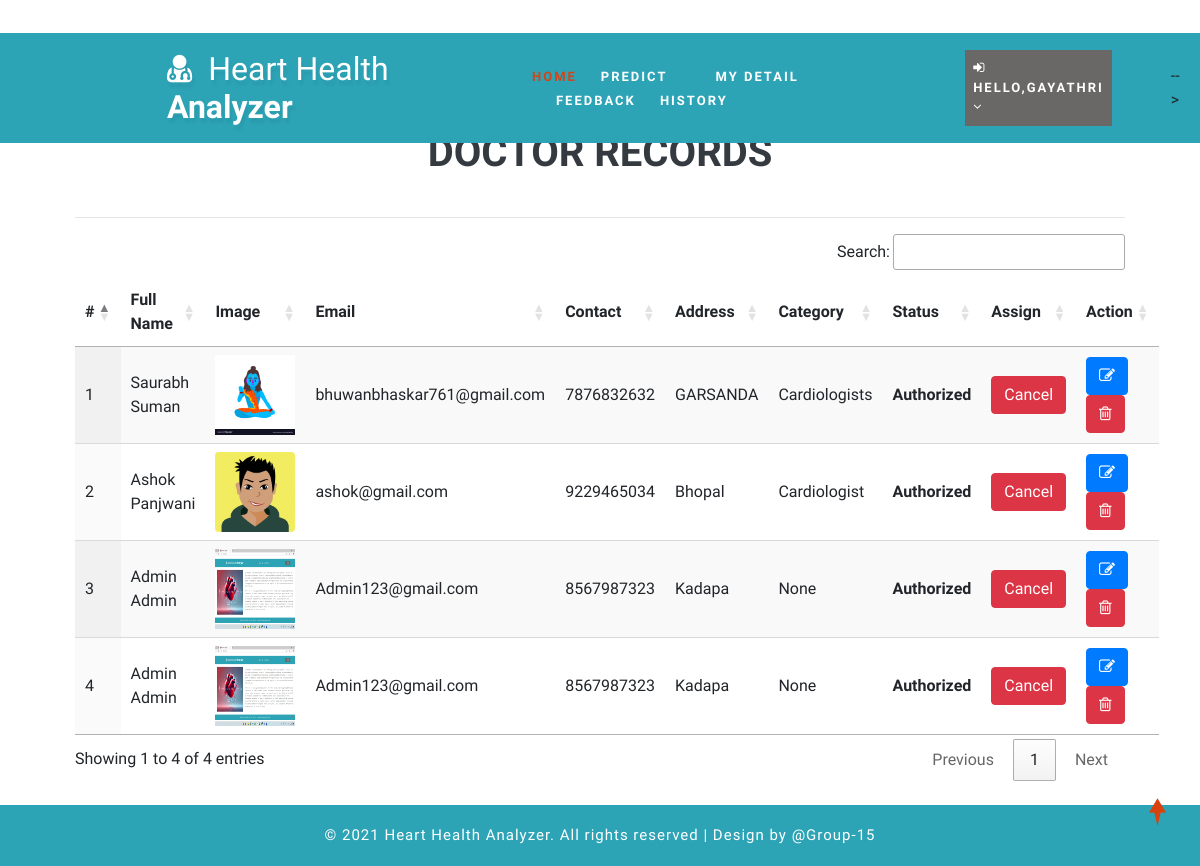
The page /view_doctor (signed in) on the database its author committed.
### health/models.py (models this page shows, shortened)
class Doctor(models.Model):
    status = models.IntegerField(DOCTOR_STATUS, null=True)
    user = models.ForeignKey(User, on_delete=models.CASCADE, null=True)
    contact = models.CharField(max_length=100, null=True)
    address = models.CharField(max_length=100, null=True)
    category = models.CharField(max_length=100, null=True)
    doj = models.DateField(null=True)
    dob = models.DateField(null=True)
    image = models.FileField(null=True)

### health/views.py (the view)
# urls.py: path('view_doctor', View_Doctor,name="view_doctor"),
@login_required(login_url="login")
def View_Doctor(request):
    doc = Doctor.objects.all()
    d = {'doc':doc}
    return render(request,'view_doctor.html',d)

### health/templates/view_doctor.html (shortened to what this page needs)
{% extends 'index.html' %}
{% load static %}
{% block body %}
<div class="container-fluid" style="width:90%;margin-top:8%">
                    <div class="container-fluid">
                        <h1 align="center"class="w3ls-title text-uppercase text-dark font-weight-bold">Doctor Records</h1><br>
                         </div><hr>
                                <table id="example" class="display" style="width:100%">
                                  <thead>
                                    <tr>
                                      <th>#</th>
                                      <th>Full Name</th>
                                      <th>Image</th>
                                      <th>Email</th>
                                      <th>Contact</th>
                                      <th>Address</th>
                                      <th>Category</th>
                                      <th>Status</th>
                                      <th>Assign</th>
                                      <th>Action</th>
                                  </tr>
                              </thead>
                              <tbody>
                              {% for i in doc %}
                                <tr>
                                  <td>{{forloop.counter}}</td>
                                  <td>{{i.user.first_name}} {{i.user.last_name}}</td>
                                  <td><img src="{{i.image.url}}" style="width:80px;height:80px"></td>
                                  <td>{{i.user.email}}</td>
                                  <td>{{i.contact}}</td>
                                  <td>{{i.address}}</td>
                                  <td>{{i.category}}</td>
                                  <td>
                                      {% if i.status == 1 %}
                                      <b>Authorized</b>
                                  {% else %}
                                      <b>Unauthorized</b>
                                      {% endif %}
                                  </td>
                                    <td>{% if i.status == 1 %}
                                        <a href="{% url 'assign_status' i.id %}" onclick="return confirm('Do you want to withdraw approval to doctor : {{i.user.first_name}}?')"><button class="btn btn-danger">Cancel</button></a>
                                        {% else %}
                                        <a href="{% url 'assign_status' i.id %}" onclick="return confirm('Do you want to give approve to doctor : {{i.user.first_name}}?')"><button class="btn btn-success">Assign</button></a>
                                        {% endif %}
                                    </td>
                                    <td style="width:150px">
                                      <a href="{% url 'change_doctor' i.id %}" ><button class="btn btn-primary"><i class="fa fa-edit"></i></button></a>
                                      <a href="{% url 'delete_doctor' i.id %}" ><button class="btn btn-danger" onclick="return confirm('Are you sure?')"><i class="fa fa-trash-o"></i></button></a></td>
                              </tr>
                              {% endfor %}
                          </tbody>
                      </table>
                  </div>
{% endblock %}

### health/templates/index.html (shortened to what this page needs)
<!DOCTYPE html>
{% load static %}
<html lang="zxx">
<head>
	<link rel="stylesheet" href="{% static 'css/bootstrap.css' %}">
	<link href="{% static 'css/css_slider.css' %}" type="text/css" rel="stylesheet" media="all">
	<link rel="stylesheet" href="{% static 'css/style.css' %}" type="text/css" media="all" />
	<link href="{% static 'css/font-awesome.min.css' %}" rel="stylesheet">
<link rel='stylesheet' type='text/css' href="https://cdn.datatables.net/1.10.21/css/jquery.dataTables.min.css">
<link rel='stylesheet' type='text/css' href="https://cdn.datatables.net/buttons/1.6.2/css/buttons.dataTables.min.css">
</head>
<body>
	<div id="home" style="margin-bottom:2%">
		<header>
			<div class="top-bar py-3">
				<div class="container">
					<div class="row">
						<div class="col-xl-7 col-lg-6 col-md-4 top-social-agile text-md-right text-center mt-md-0 mt-2">
							<div class="row">
								<div class="col-xl-3 col-lg-4 col-6 top-w3layouts p-md-0 text-right">
								</div>
								<div class="col-xl-3 col-lg-4 col-6 header-w3layouts text-md-right text-left">
								</div>
							</div>
						</div>
					</div>
				</div>
			</div>
		</header>
		<div class="main-top" style="background:rgb(44, 164, 182)">
			<div class="container-fluid">
				<div class="header d-md-flex justify-content-between align-items-center py-3">
					<div id="logo" style="margin-left:13%">
						<h1>
							<a href="index.html">
								<span class="fa fa-user-md mr-2"></span>
								<span class="logo-sp">Heart Health </span>Analyzer
							</a>
						</h1>
					</div>
					{% if request.user.is_staff %}
					<div class="nav_w3ls" style="margin-right:4%">
						<nav>
							<label for="drop1" class="toggle">Menu</label>
							<input type="checkbox" id="drop1" />
							<ul class="menu" style="padding:15px;width:100%">
								<li class="mx-lg-4 mx-md-3 my-md-0 my-2"><a href="{% url 'admin_home' %}" >Home</a></li>
								<li>
									<label for="drop-2" class="toggle toogle-2"> <span class="fa fa-angle-down" aria-hidden="true"></span>
									</label>
									<a href="#"> Doctor <span class="fa fa-angle-down" aria-hidden="true"></span></a>
									<ul style="margin-top:2%;width:40%;margin-right:0%">
										<li style="width:100%;"><a href="/add_doctor" class="drop-text">Add Doctor</a></li>
										<li style="width:100%;"><a href="/view_doctor" class="drop-text">View Doctor</a></li>
									</ul>
								</li>
								<li class="mx-lg-4 mx-md-3 my-md-0 my-2"><a href="/view_patient">Patient</a></li>
								<li class="mx-lg-4 mx-md-3 my-md-0 my-2">
									<a href="/view_search_pat">Searched Data</a></li>
								<li><a href="/view_feedback">Feedback</a></li>
							</ul>
						</nav>
					</div>
					<div class="nav_w3ls" style="margin-right:3%">
						<nav>
							<label for="drop2" class="toggle">Menu</label>
							<input type="checkbox" id="drop2" />
							<ul class="menu">
								<li class="mx-lg-4 mx-md-3 my-md-0 my-2" style="background:red;padding:8px">
									<label for="drop-2" class="toggle toogle-2"> <span class="fa fa-angle-down" aria-hidden="true"></span>
									</label>
									<a href="#"><i class="fa fa-user"></i> {{request.user.username}} <span class="fa fa-angle-down" aria-hidden="true"></span></a>
									<ul style="margin-top:10%;width:80%;margin-right:5%">
										<li style="width:100%;"><a href="{% url 'change_password' %}" class="drop-text">Password</a></li>
										<li style="width:100%;"><a href="{% url 'logout' %}" class="drop-text">Logout</a></li>
									</ul>
								</li>
							</ul>
						</nav>
					</div>
					{% elif request.user.patient_set.all.0 %}
					<div class="nav_w3ls" style="margin-left:5%;font-weight:bold">
						<nav>
							<ul class="menu" style="padding:15px;width:100%">
								<li><a href="{% url 'patient_home' %}" class="active">Home</a></li>
								<li class="mx-lg-4 mx-md-3 my-md-0 my-2"><a href="/add_heartdetail">Predict</a></li>
								<li class="mx-lg-4 mx-md-3 my-md-0 my-2"><a href="/profile_doctor">My Detail</a></li>
								<li class="mx-lg-4 mx-md-3 my-md-0 my-2"><a href="/sent_feedback">Feedback</a></li>
								<li><a href="/view_search_pat">History</a></li>
							</ul>
						</nav>
					</div>
					<div class="nav_w3ls" style="margin-right:3%">
						<nav>
							<ul class="menu">
								<li class="mx-lg-4 mx-md-3 my-md-0 my-2" style="background:#6a6767;padding:8px">
									<a href="#"><i class="fa fa-sign-in"></i> Hello,{{request.user.username}} <span class="fa fa-angle-down" aria-hidden="true"></span></a>
								</li>
							</ul>
						</nav>
					</div>
					{% endif %} -->
				</div>
			</div>
		</div>
		{% block body %}
		{% endblock %}
	</div>
	<div class="copy-w3pvt" style="background: rgb(44, 164, 182); color: white;">
		<div class="container py-3">
			<div class="row">
				<div class="col-12 d-flex align-items-center justify-content-center">
					<p style="margin: 0; text-align: center; color: white;">
						&copy; 2021 Heart Health Analyzer. All rights reserved | Design by @Group-15
					</p>
				</div>
			</div>
		</div>
	</div>
	<a href="#home" style="color:white" class="move-top text-center"></a>
</body>
</html>

### health/static/css/style.css (style rules this page uses)
body { padding: 0; margin: 0; background: #FFF; font-family: 'Quicksand', sans-serif; }
body a, body button { transition: 0.5s all; -webkit-transition: 0.5s all; -moz-transition: 0.5s all; -o-transition: 0.5s all; -ms-transition: 0.5s all; text-decoration: none; }
html { scroll-behavior: smooth; }
h1, h2, h3, h4, h5, h6 { margin: 0; padding: 0; font-family: 'Mukta', sans-serif; }
p { margin: 0; padding: 0; font-size: 15px; letter-spacing: 1px; line-height: 1.9; color: #999; font-family: 'Quicksand', sans-serif; }
ul, ol { margin: 0; padding: 0; }
a.move-top { width: 34px; height: 34px; background: url(../images/move-top.png) no-repeat; display: inline-block; position: fixed; bottom: 4%; right: 2%; z-index: 0; }
#home { position: relative; }
.main-top { position: absolute; z-index: 999; width: 100%; background: rgba(0, 0, 0, 0.4); }
nav { margin: 0; padding: 0; }
#logo a { float: left; display: initial; font-weight: 700; font-size: 32px; color: #fff; text-shadow: 2px 5px 3px rgba(0, 0, 0, 0.06); padding: 0; }
span.logo-sp { font-weight: 100; }
nav:after { content: ""; display: table; clear: both; }
nav ul { float: right; padding: 0; margin: 0; list-style: none; position: relative; }
nav ul li { margin: 0px; display: inline-block; float: left; }
nav a { padding: 0; color: #fff; font-size: 13px; letter-spacing: 2px; font-weight: 700; text-transform: uppercase; display: inline-block; transition: 0.5s all; -webkit-transition: 0.5s all; -moz-transition: 0.5s all; -o-transition: 0.5s all; -ms-transition: 0.5s all; }
.menu li a.active, .menu li a:hover { color: #2196f3; transition: 0.5s all; -webkit-transition: 0.5s all; -moz-transition: 0.5s all; -o-transition: 0.5s all; -ms-transition: 0.5s all; color: #d84315; }
li>a:only-child:after { content: ''; }

### rows shown on the page
Doctor: user.first_name "Saurabh", user.last_name "Suman", image (picture), user.email "bhuwanbhaskar761@gmail.com", contact "7876832632", address "GARSANDA", category "Cardiologists", status "Authorized"
Doctor: user.first_name "Ashok", user.last_name "Panjwani", image (picture), user.email "ashok@gmail.com", contact "9229465034", address "Bhopal", category "Cardiologist", status "Authorized"
Doctor: user.first_name "Admin", user.last_name "Admin", image (picture), user.email "Admin123@gmail.com", contact "8567987323", address "Kadapa", category "None", status "Authorized"
Doctor: user.first_name "Admin", user.last_name "Admin", image (picture), user.email "Admin123@gmail.com", contact "8567987323", address "Kadapa", category "None", status "Authorized"

### other values the page prints
{{ request.user.username }} "GAYATHRI"
